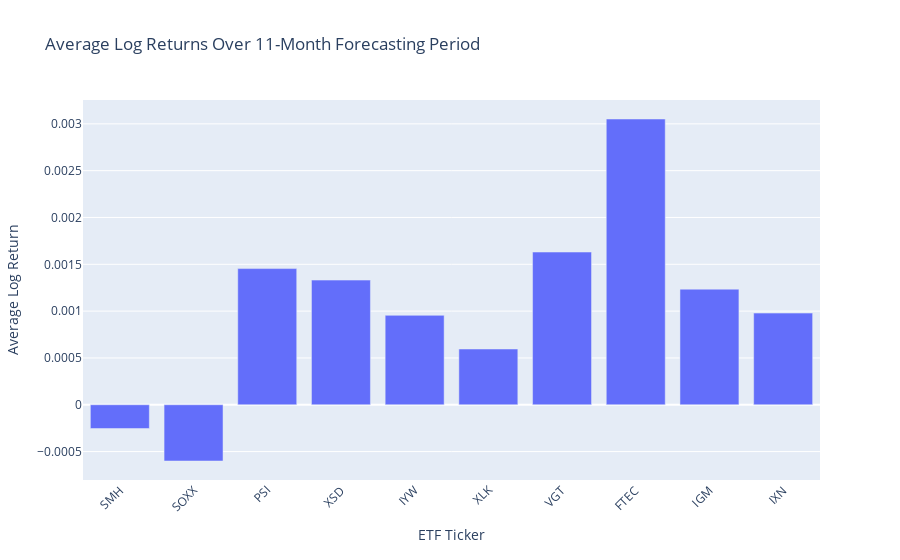

This figure's notebook cell:
### Code cell
# Create a bar chart for average log returns
fig_avg_log_return = go.Figure(data=[
    go.Bar(name='Avg Log Return', x=etf_names, y=avg_log_returns)
])
fig_avg_log_return.update_layout(
    title="Average Log Returns Over 11-Month Forecasting Period",
    xaxis_title="ETF Ticker",
    yaxis_title="Average Log Return",
    xaxis=dict(tickangle=-45)
)
fig_avg_log_return.show()

### Figure 1 — Plotly figure (JSON) as saved in the notebook; plotly's stock layout.template omitted (floating-point values rounded to 4 significant figures)
{"data": [{"name": "Avg Log Return", "type": "bar", "x": ["SMH", "SOXX", "PSI", "XSD", "IYW", "XLK", "VGT", "FTEC", "IGM", "IXN"], "y": [-0.0002539, -0.0006007, 0.001454, 0.001331, 0.0009551, 0.0005954, 0.001631, 0.003052, 0.001235, 0.0009789]}], "layout": {"title": {"text": "Average Log Returns Over 11-Month Forecasting Period"}, "xaxis": {"tickangle": -45, "title": {"text": "ETF Ticker"}}, "yaxis": {"title": {"text": "Average Log Return"}}}}
